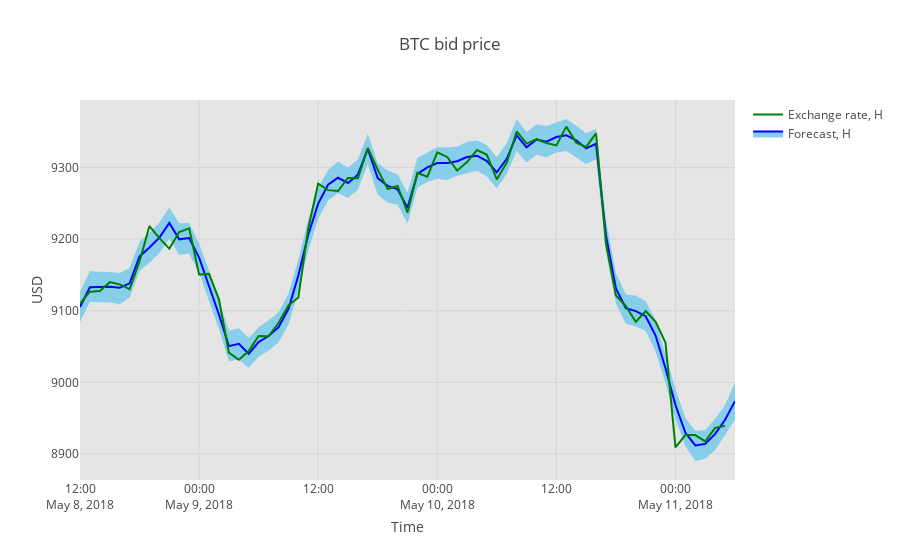

Notebook code cell kept with this figure:
### Code cell
bid_upper = go.Scatter(
            x = forecast_data['ds'],
            y = np.exp(forecast_data['yhat_upper']),
            #fill='tonexty',
            showlegend=False,
            name = '+ CI',
            line = dict(
            color = 'transparent',
            #width = 1,
            #dash = 'dash' # dash options include 'dash', 'dot', and 'dashdot'
            )            
)
bid_pred = go.Scatter(
            x = forecast_data['ds'],
            y = np.exp(forecast_data['yhat']),
            fill='tonexty',
            fillcolor='skyblue',
            name = 'Forecast, '+time_period,
            line = dict(
            color = 'blue',
            width = 2,
            #dash = 'dash' # dash options include 'dash', 'dot', and 'dashdot'
            )            
)
bid_lower = go.Scatter(
            x = forecast_data['ds'],
            y = np.exp(forecast_data['yhat_lower']),
            fill='tonexty',
            fillcolor='skyblue',
            showlegend=False,
            name = '- CI',
            line = dict(
            color = 'transparent',
            #width = 1,
            #dash = 'dash' # dash options include 'dash', 'dot', and 'dashdot'
            )            
)
bid_usd = go.Scatter(
            x = series_period.index,
            y = series_period['bid'],
            name = 'Exchange rate, '+time_period,
            line = dict(
            color = 'green',
            width = 2,
            #dash = 'dash' # dash options include 'dash', 'dot', and 'dashdot'
            )            
)
data = [bid_upper, bid_pred, bid_lower, bid_usd]
layout = dict(title = 'BTC bid price',
              xaxis = dict(title = 'Time'),
              yaxis = dict(title = 'USD'),
              paper_bgcolor='rgb(255,255,255)',
                plot_bgcolor='rgb(229,229,229)',
              )    
fig = dict(data=data, layout=layout)
pl.iplot(fig, filename='styled-line')
